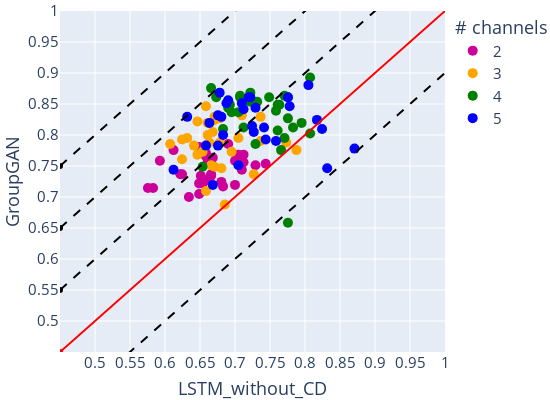

Here is the notebook cell this chart was saved with:
### Code cell
fig = px.scatter(all_dfs, x='LSTM_without_CD', y='LSTM_MLP_with_CD', color='n_groups', color_discrete_sequence=["#cc0099", "orange", "green", "blue"], labels={'n_groups': '# channels', 'baseline': 'Baseline', 'LSTM_MLP_with_CD': 'COSCI-GAN'})
fig.update_layout(width = 550,
                  height = 400,margin=dict(l=0, r=0, b=0, t=10), font=dict(size=15))
fig.update_xaxes(range=[0.45, 1.0])
fig.update_yaxes(range=[0.45, 1.0])
fig.update_xaxes(tickvals=[0.5, 0.55, 0.6, 0.65, 0.7, 0.75, 0.8, 0.85, 0.9, 0.95, 1.0])
fig.update_yaxes(tickvals=[0.5, 0.55, 0.6, 0.65, 0.7, 0.75, 0.8, 0.85, 0.9, 0.95, 1.0])
fig.update_traces(marker={'size': 10})

fig.add_trace(go.Scatter(
    x = [0.45,1.1],
    y = [0.45,1.1],
    showlegend=False,
    line=dict(color='red')
))


fig.add_trace(go.Scatter(
    x = [0.45,1.1],
    y = [0.55,1.2],
    showlegend=False,
    line=dict(dash='dash', color='black')
))


fig.add_trace(go.Scatter(
    x = [0.45,1.1],
    y = [0.65,1.3],
    showlegend=False,
    line=dict(dash='dash', color='black')
))

fig.add_trace(go.Scatter(
    x = [0.45,1.1],
    y = [0.75,1.4],
    showlegend=False,
    line=dict(dash='dash', color='black')
))

fig.add_trace(go.Scatter(
    x = [0.45,1.1],
    y = [0.35,1.0],
    showlegend=False,
    line=dict(dash='dash', color='black')
))

### Figure 1 — Plotly figure (JSON) as saved in the notebook; plotly's stock layout.template omitted (floating-point values rounded to 4 significant figures)
{"data": [{"hovertemplate": "# channels=2<br>LSTM_without_CD=%{x}<br>GroupGAN=%{y}<extra></extra>", "legendgroup": "2", "marker": {"color": "#cc0099", "size": 10, "symbol": "circle"}, "mode": "markers", "name": "2", "orientation": "v", "showlegend": true, "type": "scatter", "x": [0.7439, 0.6683, 0.7293, 0.6585, 0.6488, 0.6537, 0.7122, 0.6585, 0.7122, 0.661, 0.6805, 0.7098, 0.6122, 0.7, 0.6341, 0.6244, 0.5927, 0.6829, 0.6902, 0.5756, 0.7049, 0.622, 0.6512, 0.6659, 0.6585, 0.7, 0.6488, 0.6659, 0.5829, 0.6488], "xaxis": "x", "y": [0.7537, 0.7634, 0.7512, 0.7268, 0.7049, 0.722, 0.7683, 0.7707, 0.7561, 0.7561, 0.7244, 0.7439, 0.7756, 0.7585, 0.7, 0.7366, 0.7585, 0.7171, 0.7854, 0.7146, 0.7683, 0.7366, 0.7341, 0.7341, 0.7659, 0.7195, 0.7805, 0.7366, 0.7146, 0.722], "yaxis": "y"}, {"hovertemplate": "# channels=3<br>LSTM_without_CD=%{x}<br>GroupGAN=%{y}<extra></extra>", "legendgroup": "3", "marker": {"color": "orange", "size": 10, "symbol": "circle"}, "mode": "markers", "name": "3", "orientation": "v", "showlegend": true, "type": "scatter", "x": [0.7268, 0.6537, 0.6707, 0.6415, 0.6683, 0.6585, 0.6659, 0.6707, 0.7366, 0.661, 0.6244, 0.6317, 0.6463, 0.6244, 0.6805, 0.6585, 0.6463, 0.6634, 0.7732, 0.7878, 0.661, 0.7049, 0.7098, 0.678, 0.7366, 0.678, 0.6951, 0.6707, 0.6854, 0.6073], "xaxis": "x", "y": [0.7366, 0.7732, 0.8293, 0.7829, 0.8049, 0.7098, 0.7512, 0.7488, 0.7902, 0.8, 0.761, 0.7951, 0.822, 0.7927, 0.7463, 0.8463, 0.7683, 0.7878, 0.7878, 0.7756, 0.8195, 0.7951, 0.8317, 0.8268, 0.8293, 0.7878, 0.7732, 0.8244, 0.6878, 0.7854], "yaxis": "y"}, {"hovertemplate": "# channels=4<br>LSTM_without_CD=%{x}<br>GroupGAN=%{y}<extra></extra>", "legendgroup": "4", "marker": {"color": "green", "size": 10, "symbol": "circle"}, "mode": "markers", "name": "4", "orientation": "v", "showlegend": true, "type": "scatter", "x": [0.761, 0.7707, 0.7122, 0.761, 0.6902, 0.6951, 0.7756, 0.7293, 0.7659, 0.7488, 0.7707, 0.6659, 0.8073, 0.7073, 0.7634, 0.7317, 0.6732, 0.6829, 0.6537, 0.7756, 0.7829, 0.722, 0.6927, 0.722, 0.7951, 0.7756, 0.8073, 0.7049, 0.7073, 0.7585], "xaxis": "x", "y": [0.8073, 0.8634, 0.8122, 0.8488, 0.8439, 0.8366, 0.6585, 0.7854, 0.7756, 0.861, 0.7951, 0.8756, 0.8927, 0.861, 0.8488, 0.8537, 0.861, 0.8098, 0.7488, 0.861, 0.8122, 0.8537, 0.8488, 0.8683, 0.8195, 0.8268, 0.8024, 0.8366, 0.8634, 0.839], "yaxis": "y"}, {"hovertemplate": "# channels=5<br>LSTM_without_CD=%{x}<br>GroupGAN=%{y}<extra></extra>", "legendgroup": "5", "marker": {"color": "blue", "size": 10, "symbol": "circle"}, "mode": "markers", "name": "5", "orientation": "v", "showlegend": true, "type": "scatter", "x": [0.8049, 0.7195, 0.6122, 0.678, 0.7244, 0.6634, 0.7756, 0.6829, 0.7268, 0.6683, 0.7439, 0.6805, 0.8317, 0.778, 0.7293, 0.7122, 0.6756, 0.6756, 0.8244, 0.6902, 0.7585, 0.722, 0.7415, 0.6585, 0.8707, 0.6317, 0.8171, 0.7098, 0.7049, 0.6878], "xaxis": "x", "y": [0.8805, 0.861, 0.7439, 0.8683, 0.8146, 0.8195, 0.861, 0.8, 0.8049, 0.7195, 0.7927, 0.8293, 0.7463, 0.8463, 0.8439, 0.8415, 0.8317, 0.7829, 0.8098, 0.8561, 0.7902, 0.861, 0.8122, 0.7829, 0.778, 0.8293, 0.8244, 0.8512, 0.7512, 0.8512], "yaxis": "y"}, {"line": {"color": "red"}, "showlegend": false, "type": "scatter", "x": [0.45, 1.1], "y": [0.45, 1.1]}, {"line": {"color": "black", "dash": "dash"}, "showlegend": false, "type": "scatter", "x": [0.45, 1.1], "y": [0.55, 1.2]}, {"line": {"color": "black", "dash": "dash"}, "showlegend": false, "type": "scatter", "x": [0.45, 1.1], "y": [0.65, 1.3]}, {"line": {"color": "black", "dash": "dash"}, "showlegend": false, "type": "scatter", "x": [0.45, 1.1], "y": [0.75, 1.4]}, {"line": {"color": "black", "dash": "dash"}, "showlegend": false, "type": "scatter", "x": [0.45, 1.1], "y": [0.35, 1]}], "layout": {"font": {"size": 15}, "height": 400, "legend": {"title": {"text": "# channels"}, "tracegroupgap": 0}, "margin": {"b": 0, "l": 0, "r": 0, "t": 10}, "width": 550, "xaxis": {"anchor": "y", "domain": [0, 1], "range": [0.45, 1], "tickvals": [0.5, 0.55, 0.6, 0.65, 0.7, 0.75, 0.8, 0.85, 0.9, 0.95, 1], "title": {"text": "LSTM_without_CD"}}, "yaxis": {"anchor": "x", "domain": [0, 1], "range": [0.45, 1], "tickvals": [0.5, 0.55, 0.6, 0.65, 0.7, 0.75, 0.8, 0.85, 0.9, 0.95, 1], "title": {"text": "GroupGAN"}}}}
